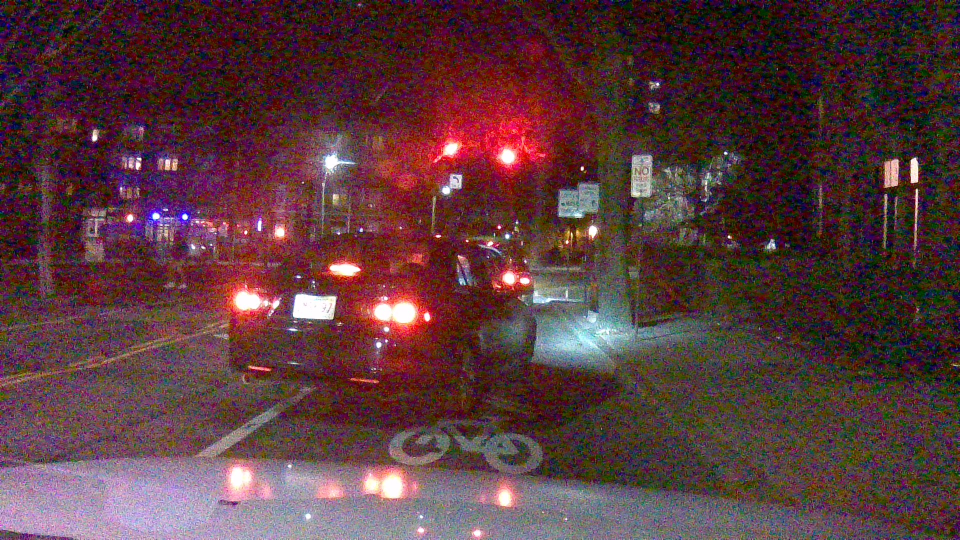
#> input picture lane-detection/test.jpg, 1920 x 1080 px, found by its file name (shown at 1/2 size)
$ python bounding_box.py
#> lines starting #> are read from the running program, lines starting #| are printed output that depends on the picture; after the words box and inside, x2 and y2 are one past the last pixel; in counts of white or black regions, pixels touching at a corner belong together
import cv2

WIDTH = 1920
HEIGHT = 1080
Y_HOR = 500
Y_HOOD = 900
X_HOOD_L = 485
X_HOOD_R = 1380
X_HOR_L = 875
X_HOR_R = 1055

def draw_line(a, b, srcpath, destpath):
#> called with a = (875, 500), b = (1055, 500), srcpath = 'test.jpg', destpath = 'out.jpg'
  image = cv2.imread(srcpath)
#> image is the input picture: shape (1080, 1920, 3); mean B, G, R 61.7, 57.9, 89.9
  cv2.line(image, (int(a[0]),int(a[1])), (int(b[0]),int(b[1])), (255,0,0), 2)
#> image: shape (1080, 1920, 3); 0.03% of pixels changed, all inside (x1, y1, x2, y2) = (874, 499, 1057, 502)
  cv2.imwrite(destpath, image)

def get_bounding_box():

  top_left = (X_HOR_L, Y_HOR)
  top_right = (X_HOR_R, Y_HOR)
  bottom_left = (X_HOOD_L, Y_HOOD)
  bottom_right = (X_HOOD_R, Y_HOOD)

  return (top_left, top_right, bottom_left, bottom_right)

def main():
  img_src = "test.jpg"
  img_dest = "out.jpg"
  bb = get_bounding_box()
  #draw_line((0,0),(400,400),img_src,img_dest)
  draw_line(bb[0],bb[1],img_src,img_dest)
  draw_line(bb[0],bb[2],img_dest,img_dest)
  draw_line(bb[1],bb[3],img_dest,img_dest)
  draw_line(bb[2],bb[3],img_dest,img_dest)
#> call 4 of draw_line, with a = (485, 900), b = (1380, 900), srcpath = 'out.jpg', destpath = 'out.jpg'
#> in draw_line (call 4), `cv2.line(image, (int(a[0]),int(a[1])), (int(b[0]),int(b[1])), (255,0,0..`:
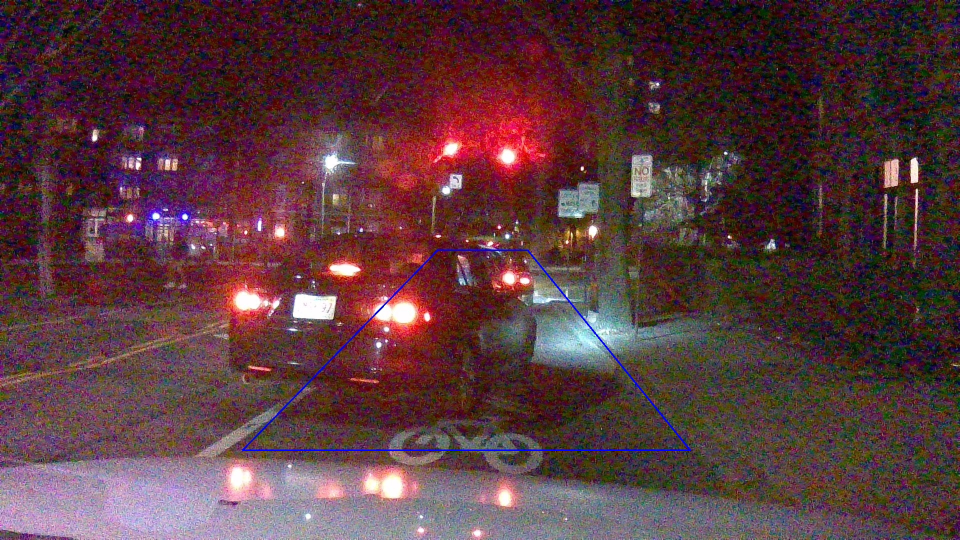
#> image: shape (1080, 1920, 3) (shown at 1/2 size); mean B, G, R 62.6, 57.6, 89.5

if __name__ == "__main__":
  main()
